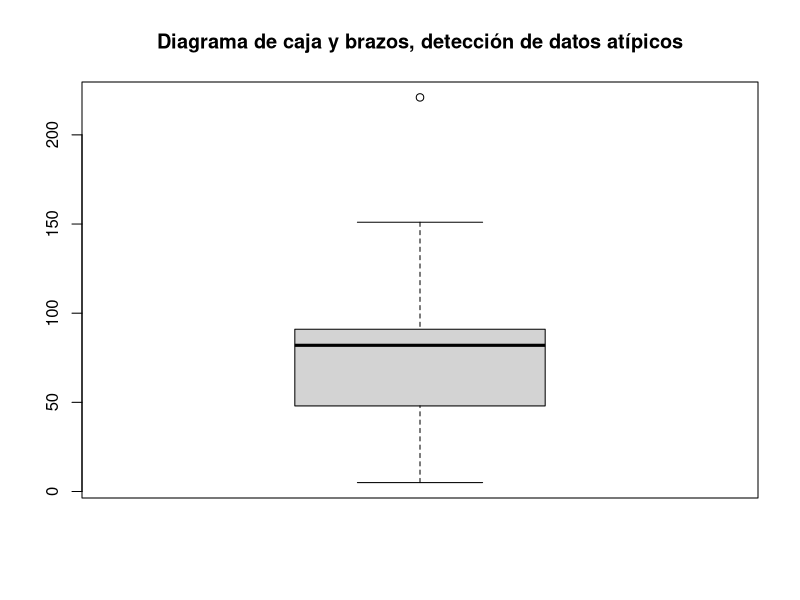

Here is the R script that generated this plot:
# Elias Eduardo Cardona Rodriguez
# Lic. en Informatica 3A
# 25-AGO-2023

# n=19
datos<-c(5, 6, 35, 42, 43, 53, 75, 75, 80, 82, 85, 87, 90, 91, 91, 95, 100, 151, 221)


# plot
boxplot(datos, main="Diagrama de caja y brazos, detección de datos atípicos")





